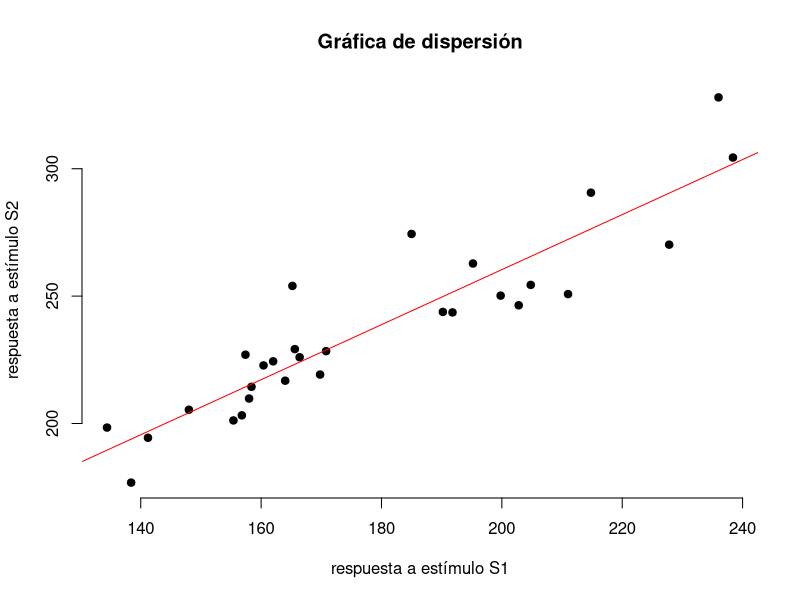
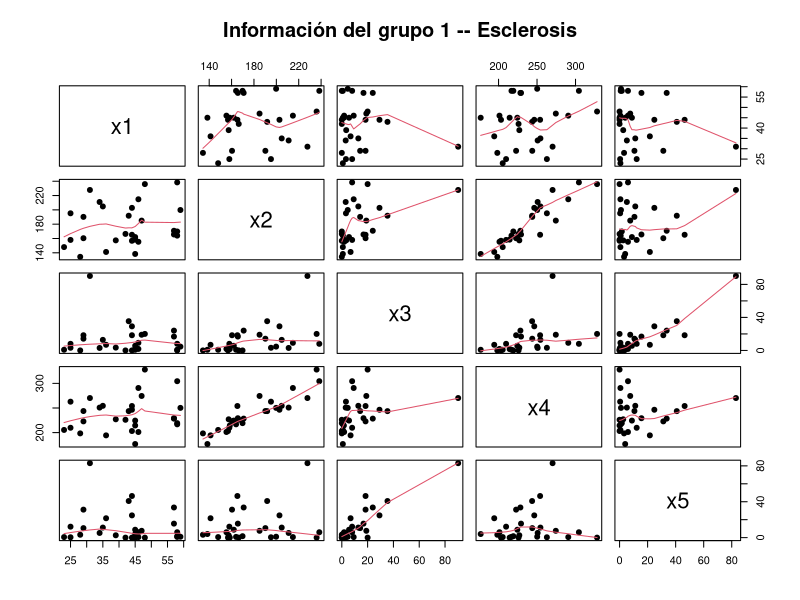
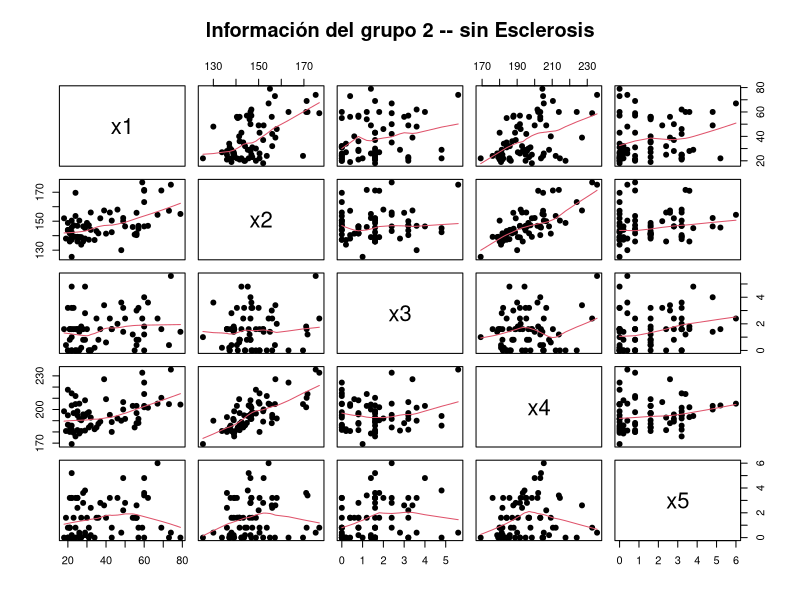
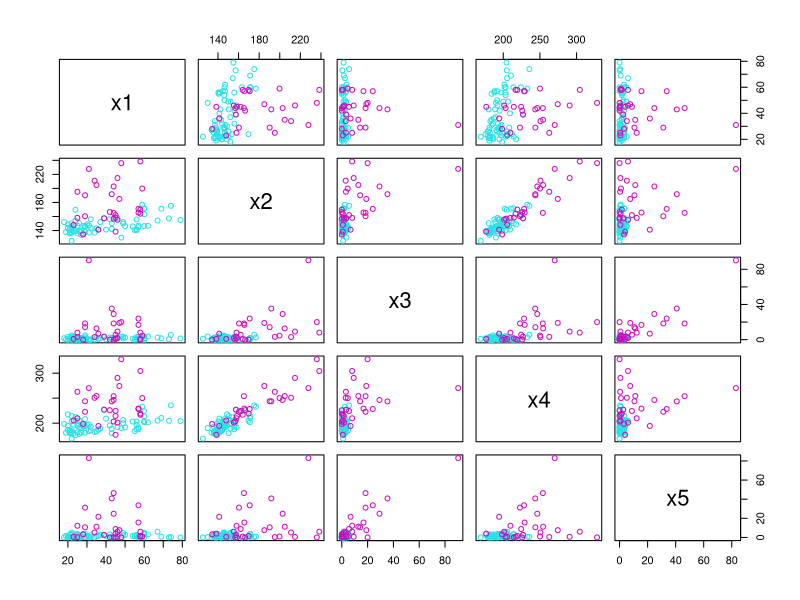
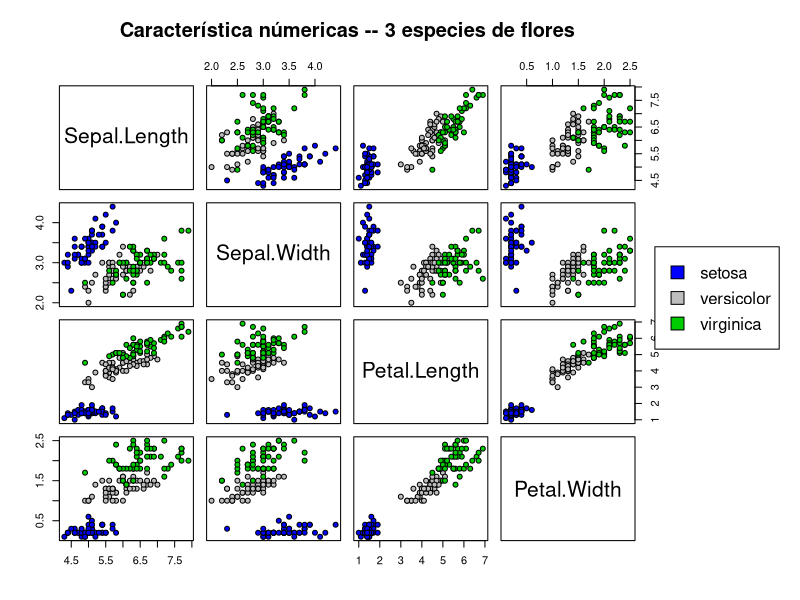

Reproduce these figures in R, in order.
## ---- chunk 1
knitr::opts_chunk$set(echo = TRUE)
## ---- chunk 2
a <- matrix(data=c(7,2,5,1,3,8),nrow=2,ncol=3)
b <- matrix(data=c(11,12,-7,0,8,9),nrow=2,ncol=3)
a_t <- t(a) #transponemos la matriz a 
a - b # resta de matrices 
# a%*%b #producto de matrices a con b, (non-conformable arguments)
a_t%*%a 
a%*%a_t  
a+b
a_t%*%b
b_t <- t(b)
a%*%b_t
a_2 <- 17.3*a
b_2 <- (1/19)*b
b_2
## ---- chunk 3
install.packages("dplyr",repos="http://cran.us.r-project.org")
library(dplyr)
tabla <- read.table("T1-6.DAT")
colnames(tabla) <-c("x1","x2","x3","x4","x5","x6")
grupo1 <-subset(tabla,x6=="0",select = -x6)
grupo2 <-subset(tabla,x6=="1",select = -x6)

#gráfica de dispersión 
plot(grupo2$x2,grupo2$x4, main ="Gráfica de dispersión", xlab = "respuesta a estímulo S1",ylab="respuesta a estímulo S2", pch=19,frame=FALSE)
abline(lm(x4~x2,data=grupo2),col="red")

## ---- chunk 4
#grupo 1
grupo1 <-as.matrix(grupo1)
n <- nrow(grupo1)
uno <- rep(1,n)
v_medias <- t(grupo1) %*% uno/n
H <- diag(n) - uno%*% t(uno)/n 
S <- round(t(grupo1) %*% H %*% grupo1/(n-1),2)
R <- cor(grupo1)


#grupo2
grupo2 <-as.matrix(grupo2)
n <- nrow(grupo2)
uno <- rep(1,n)
v_medias <- t(grupo2) %*% uno/n
H <- diag(n) - uno%*% t(uno)/n 
S <- round(t(grupo2) %*% H %*% grupo2/(n-1),2)
R <- cor(grupo2)
## ---- chunk 5
pairs(grupo2[,],pch=19,lower.panel = panel.smooth,upper.panel=panel.smooth, main="Información del grupo 1 -- Esclerosis")
pairs(grupo1[,],pch=19,lower.panel = panel.smooth,upper.panel=panel.smooth, main="Información del grupo 2 -- sin Esclerosis")
pairs(tabla[,-6],col=tabla[,6] +5, cex=1)
## ---- chunk 6
# a) Obtención del vector de medias, la matriz A y la matriz de covarianza muestral insesgada
library(datasets)
data("iris3")
flores <-as.data.frame(iris3)
setosa <-as.matrix(subset(flores,select = -c(5:12)))
m <- nrow(setosa)
uno <- rep(1,m)
v_medias_setosa <-t(setosa) %*% uno/m
H <- diag(m) - uno%*% t(uno)/m 
A <- round(t(setosa) %*% H %*% setosa,2)
S_x <- (1/49)*A
## ---- chunk 7
# b) Obtención de los eigenvalores y eigenvectores de S
lista <-eigen(S_x)
e_valores <-as.vector(lista[[1]])
U <-as.matrix(lista[[2]])
L=diag(e_valores)
S <-U%*%L%*%t(U)
I4 <- t(U)%*%U
I4_2 <- U%*%t(U)

# c) Matriz de gráficas de dispersión
pairs(iris[,1:4],main="Característica númericas -- 3 especies de flores", pch=21,bg=c("blue","gray","green3")[iris$Species], oma=c(4,4,6,12))
par(xpd=TRUE)
legend(0.85,0.6, as.vector(unique(iris$Species)),fill=c("blue","gray","green3"))


## ---- chunk 8
matriz_identidad <-diag(ncol(setosa))
C <- cbind(matriz_identidad,c(0,0,1,1))
Y <- setosa%*%C
s <- nrow(Y)
uno <- rep(1,s)
H <- diag(s) - uno%*% t(uno)/s 
A <- round(t(Y) %*% H %*% Y,2)
S_y <- (1/49)*A
S_y_c <- t(C)%*%S_x%*%C
